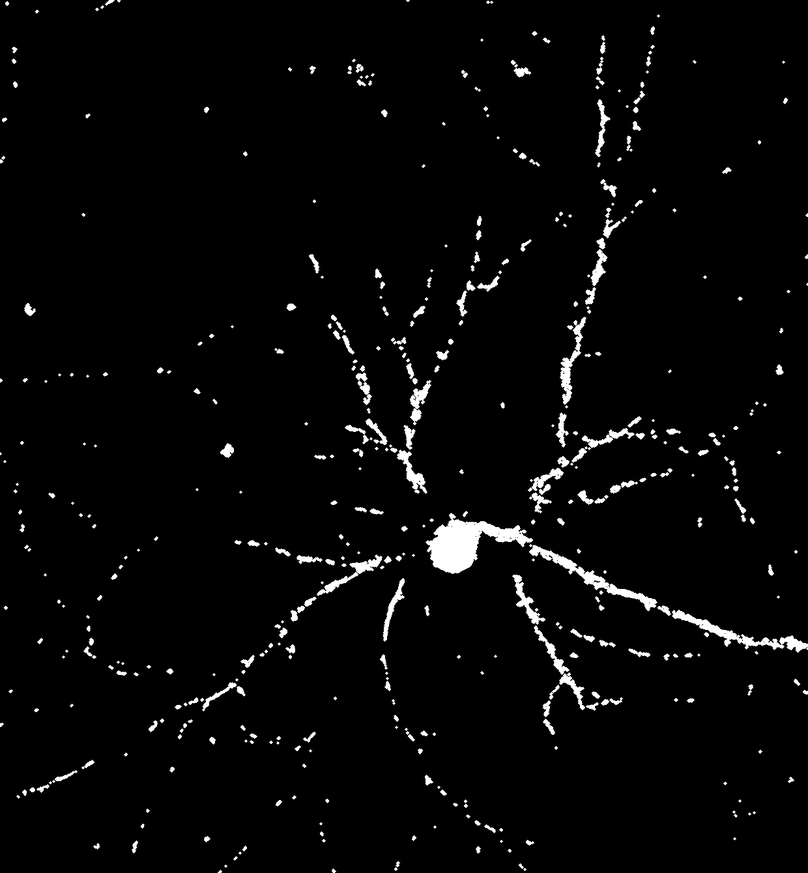
#> input picture course_data/neuron_mask.tif, 808 x 873 px, shrunk from 1240 x 1340 before the run
$ jupyter execute --allow-errors 4_napari_plugins.ipynb
#> lines starting #> are read from the running program, lines starting #| are printed output that depends on the picture
IV. napari
==========

_Image Analysis with Python and Napari, Bioinformatics for Ukraine course, 6-24 October 2025, Kyiv, Ukraine._

_© Borys Olifirov, 2025_

__План:__
- Огліяд napari
- Розширення функціоналу napari за допомогою віджетів
- Оформлення набору функцій як плгіну napari

---

[cell 1]
import os
import pathlib
import datetime

import numpy as np
import skimage  # scikit-image
import matplotlib.pyplot as plt

from napari import Viewer                # головний клас переглядача napari
from napari.layers import Image, Labels  # різні типи шарів napari
from napari.utils.notifications import show_info  # для виведення повідомлень у napari
from magicgui import magic_factory       # для створення віджетів napari

# napari viewer та різні типи шарів
---

### Завантаження зображень як шару Image

##### Демонстраційне 2D-зображення

#> (a cell that did not finish here is left out)

Передамо зображення як шар Image до переглядача napari та запустимо переглядач

[cell 3]
# створюємо об'єкт переглядача napari
viewer = Viewer()

# додаємо шар Image з нашим зображенням, вказуємо ім'я шару та кольорову мапу
#> (the rest of this cell did not finish here and is left out)

##### Демонстраційне 4D-зображення

#> (a cell that did not finish here is left out)

[cell 5]
viewer = Viewer()
#> (the rest of this cell did not finish here and is left out)

Розділемо спектральні канали та відобразимо їх як окремі шари Image

#> (a cell that did not finish here is left out)

[cell 7]
viewer = Viewer()
#> (the rest of this cell did not finish here and is left out)

### Завантаження маски чи ярликів як шару Labels

##### Демонстраційна 2D-маска

[cell 8]
neuron_mask_2D = skimage.io.imread('course_data/neuron_mask.tif')
#> neuron_mask_2D is the input picture: shape (873, 808); min 0, max 255, mean 7.3
print(neuron_mask_2D.shape)
#| (873, 808)

plt.imshow(neuron_mask_2D, cmap='gray')

[cell 9]
viewer = Viewer()
viewer.add_labels(neuron_mask_2D, name='neuron_mask_2D', opacity=0.75)
viewer.show()

##### Демонстраційна 3D-маска

Завантажимо z-стек клітини HEK 293

[cell 10]
hek_img_3d = skimage.io.imread('demo_data/3D_HEK_z-stack.tif')
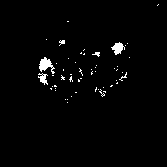
#> input picture demo_data/3D_HEK_z-stack.tif, 167 x 167 px, shrunk from 256 x 256 before the run
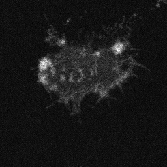
#> hek_img_3d: shape (167, 167) uint16; min 141, max 458, mean 171; drawn with min black and max white
print(hek_img_3d.shape)
#| (167, 167)

#> (the rest of this cell did not finish here and is left out)
